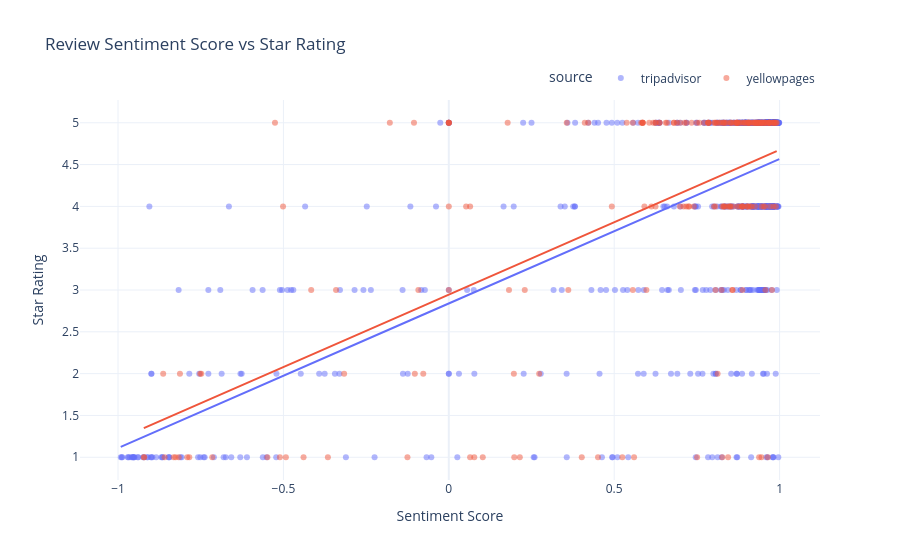

The notebook cell this image was saved under:
### Markdown cell above
### 4.5 Review Sentiment vs Star Rating

Does the emotional tone of a review text correlate with the numeric rating given? This scatter plots NLP-derived sentiment score against the star rating for every review, colored by source platform. An OLS trendline confirms the direction and strength of the relationship.

### Code cell
make_sentiment_scatter(reviews).show()

### Figure 1 — Plotly figure (JSON) as saved in the notebook; plotly's stock layout.template omitted (floating-point values rounded to 4 significant figures; data arrays with more than 128 entries replaced by an {"elided": "..."} marker saying what was removed)
{"data": [{"hovertemplate": "source=tripadvisor<br>Sentiment Score=%{x}<br>Star Rating=%{y}<extra></extra>", "legendgroup": "tripadvisor", "marker": {"color": "#636efa", "opacity": 0.5, "symbol": "circle"}, "mode": "markers", "name": "tripadvisor", "orientation": "v", "showlegend": true, "type": "scatter", "x": {"elided": "734 float values"}, "xaxis": "x", "y": {"elided": "734 float values"}, "yaxis": "y"}, {"hovertemplate": "<b>OLS trendline</b><br>rating = 1.72823 * sentiment_score + 2.83889<br>R<sup>2</sup>=0.478453<br><br>source=tripadvisor<br>Sentiment Score=%{x}<br>Star Rating=%{y} <b>(trend)</b><extra></extra>", "legendgroup": "tripadvisor", "marker": {"color": "#636efa", "symbol": "circle"}, "mode": "lines", "name": "tripadvisor", "showlegend": false, "type": "scatter", "x": {"elided": "734 float values"}, "xaxis": "x", "y": {"elided": "734 float values"}, "yaxis": "y"}, {"hovertemplate": "source=yellowpages<br>Sentiment Score=%{x}<br>Star Rating=%{y}<extra></extra>", "legendgroup": "yellowpages", "marker": {"color": "#EF553B", "opacity": 0.5, "symbol": "circle"}, "mode": "markers", "name": "yellowpages", "orientation": "v", "showlegend": true, "type": "scatter", "x": {"elided": "210 float values"}, "xaxis": "x", "y": {"elided": "210 float values"}, "yaxis": "y"}, {"hovertemplate": "<b>OLS trendline</b><br>rating = 1.73133 * sentiment_score + 2.94429<br>R<sup>2</sup>=0.384984<br><br>source=yellowpages<br>Sentiment Score=%{x}<br>Star Rating=%{y} <b>(trend)</b><extra></extra>", "legendgroup": "yellowpages", "marker": {"color": "#EF553B", "symbol": "circle"}, "mode": "lines", "name": "yellowpages", "showlegend": false, "type": "scatter", "x": {"elided": "210 float values"}, "xaxis": "x", "y": {"elided": "210 float values"}, "yaxis": "y"}], "layout": {"legend": {"orientation": "h", "title": {"text": "source"}, "tracegroupgap": 0, "x": 1, "xanchor": "right", "y": 1.02, "yanchor": "bottom"}, "title": {"text": "Review Sentiment Score vs Star Rating"}, "xaxis": {"anchor": "y", "domain": [0, 1], "title": {"text": "Sentiment Score"}}, "yaxis": {"anchor": "x", "domain": [0, 1], "title": {"text": "Star Rating"}}}}
